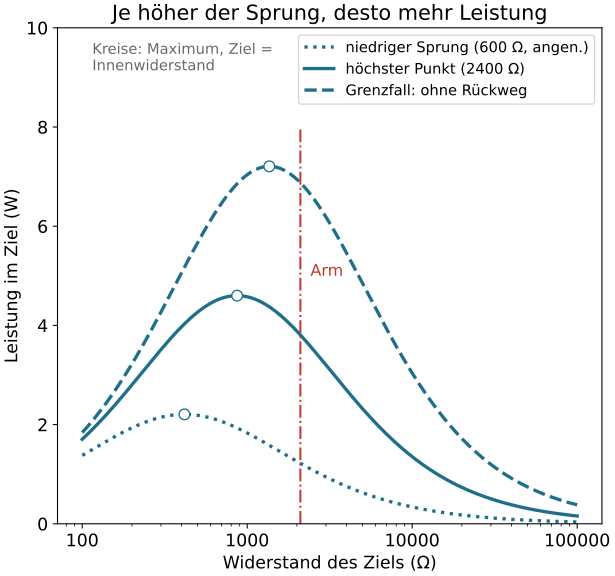

Here is the Python script that generated this plot:
# eel_circuit.py – Aus „Zitteraal: 860 Volt aus lebenden Batterien“
# https://wildbionics.com/de/artikel/zitteraal/ · Code: MIT-Lizenz
# Braucht: python3 -m pip install numpy matplotlib
# Starten: python3 eel_circuit.py   (https://wildbionics.com/de/code-ausfuehren/)

import numpy as np
import matplotlib.pyplot as plt

# Wie viel Leistung treibt ein springender Zitteraal durch einen Angreifer? Ein Ersatzschaltbild.
CELL_EMF = 0.150         # Spannung eines feuernden Elektrozyten (V), Schroeder et al. 2017
# Schaltung eines kleinen Aals, von Catania gemessen bzw. abgeschätzt (zusammengefasst in Catania 2019, Abb. 12):
EMF, R_INTERNAL = 198.0, 960.0   # Quellenspannung (V) und Innenwiderstand (Ω)
R_WATER = 400.0          # Widerstand des Wasserwegs zurück zum Schwanz (Ω)
RETURN_PATH = 2400.0     # Rückweg vom Kopf am Aal entlang ins Wasser, am höchsten Punkt des Sprungs (Ω)
R_ARM = 2100.0           # ein menschlicher Arm, das Ziel (Ω)
ROWS = 1                 # wie viele Kopien des Organs parallel arbeiten (1 = der echte Aal)


def thevenin(emf, r_source, r_return):
    """Vom Ziel aus gesehen wirken Aal, Wasser und Rückweg wie eine einzige Batterie:
    Der Rückweg teilt die Spannung und liegt parallel zum Ziel."""
    r_loop = r_source + R_WATER
    v_th = emf * r_return / (r_loop + r_return)
    r_th = r_loop * r_return / (r_loop + r_return)
    return v_th, r_th


def target_power(r_target, v_th, r_th):
    """Strom und Leistung in einem Ziel mit Widerstand R: I = V/(R_th + R), P = I²·R."""
    current = v_th / (r_th + r_target)
    return current, current**2 * r_target


r_eel = R_INTERNAL / ROWS                 # parallele Reihen teilen den Innenwiderstand
for volts in (EMF, 600.0, 860.0):
    print(f"{volts:.0f} V brauchen etwa {volts / CELL_EMF:,.0f} Elektrozyten in Reihe".replace(",", "."))

v_th, r_th = thevenin(EMF, r_eel, RETURN_PATH)
print(f"vom Ziel aus gesehen: {v_th:.0f} V hinter {r_th:.0f} Ω")
i_arm, p_arm = target_power(R_ARM, v_th, r_th)
i_eel = EMF / (r_eel + R_WATER + RETURN_PATH * R_ARM / (RETURN_PATH + R_ARM))
print(f"Strom aus dem Aal: {1e3 * i_eel:.0f} mA")
print(f"Arm ({R_ARM:.0f} Ω): {1e3 * i_arm:.0f} mA, {p_arm:.1f} W")
print(f"bestes Ziel: {r_th:.0f} Ω erhält {target_power(r_th, v_th, r_th)[1]:.1f} W (Leistungsanpassung)")
for r_return, name in ((600.0, "niedriger Sprung"), (RETURN_PATH, "höchster Punkt"), (1e9, "ohne Rückweg")):
    i, p = target_power(R_ARM, *thevenin(EMF, r_eel, r_return))
    print(f"{name}: Strom im Arm {1e3 * i:.0f} mA, {p:.1f} W")

plt.rcParams["font.size"] = 13      # große Schrift: Diagramm bleibt auf dem Handy lesbar
fig, ax = plt.subplots(figsize=(6.4, 6.0), layout="constrained")
r_target = np.logspace(2, 5, 400)
for r_return, label, style in ((600.0, "niedriger Sprung (600 Ω, angen.)", ":"),
                               (RETURN_PATH, "höchster Punkt (2400 Ω)", "-"),
                               (1e9, "Grenzfall: ohne Rückweg", "--")):
    v, r = thevenin(EMF, r_eel, r_return)
    ax.plot(r_target, target_power(r_target, v, r)[1], ls=style, lw=2.5, color="#1f6f8b", label=label)
    ax.plot(r, target_power(r, v, r)[1], "o", ms=8, mfc="white", color="#1f6f8b")
ax.axvline(R_ARM, ymax=0.8, color="#c0392b", lw=1.5, ls="-.")
ax.text(R_ARM * 1.15, 5.0, "Arm", color="#c0392b", fontsize=12)
ax.text(115, 9.7, "Kreise: Maximum, Ziel =\nInnenwiderstand", fontsize=11, color="dimgrey", va="top")
ax.set_xscale("log")
ax.xaxis.set_major_formatter("{x:g}")
ax.set_xlabel("Widerstand des Ziels (Ω)")
ax.set_ylabel("Leistung im Ziel (W)")
ax.set_ylim(0, 10)
ax.set_title("Je höher der Sprung, desto mehr Leistung")
ax.legend(loc="upper right", fontsize=11)
plt.show()
